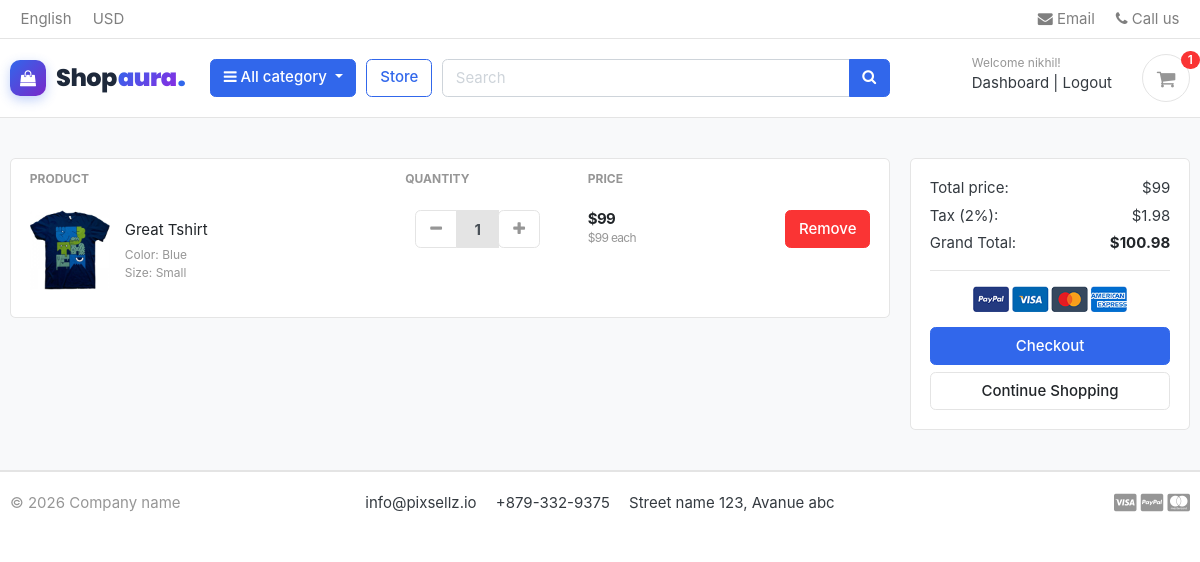
Screenshot of /cart/ (signed in) with the database file from the repository.
### accounts/models.py (models this page shows, shortened)
class Account(AbstractBaseUser):
    first_name   = models.CharField(max_length=50)
    last_name    = models.CharField(max_length=50)
    username     = models.CharField(max_length=50, unique=True)
    email        = models.EmailField(max_length=100, unique=True)
    phone_number = models.CharField(max_length=10)
    date_joined  = models.DateTimeField(auto_now_add=True)
    last_login   = models.DateTimeField(auto_now_add=True)
    is_admin     = models.BooleanField(default=False)
    is_staff     = models.BooleanField(default=False)
    is_active    = models.BooleanField(default=False)
    is_superadmin= models.BooleanField(default=False)
    USERNAME_FIELD  = 'email'
    REQUIRED_FIELDS = ['username', 'first_name', 'last_name']
    objects = MyAccountManager()

### carts/models.py (models this page shows, shortened)
class Cartitem(models.Model):
    user       = models.ForeignKey('accounts.Account', on_delete=models.CASCADE, null=True)
    product    = models.ForeignKey(Product, on_delete=models.CASCADE)
    variations = models.ManyToManyField(Variation, blank=True)
    cart       = models.ForeignKey(Cart, on_delete=models.CASCADE)
    quantity   = models.IntegerField()
    is_active  = models.BooleanField(default=True)
    def sub_total(self):
        return self.product.price * self.quantity

### store/models.py (models this page shows, shortened)
class Product(models.Model):
    product_name = models.CharField(max_length=200, unique=True)
    slug         = models.SlugField(max_length=200, unique=True)
    description  = models.TextField(max_length=500, blank=True)
    price        = models.IntegerField()
    images       = models.ImageField(upload_to='photos/products')
    stock        = models.IntegerField()
    is_available = models.BooleanField(default=True)
    category     = models.ForeignKey(Category, on_delete=models.CASCADE)
    created_date = models.DateTimeField(auto_now_add=True)
    modified_date= models.DateTimeField(auto_now=True)
    def get_url(self):
        return reverse('products_detail', args=[self.category.slug, self.slug])

class Variation(models.Model):
    product            = models.ForeignKey(Product, on_delete=models.CASCADE)
    variation_category = models.CharField(max_length=100, choices=variation_category_choice)
    variation_value    = models.CharField(max_length=100)
    is_active          = models.BooleanField(default=True)
    created_date       = models.DateTimeField(auto_now_add=True)
    objects = VariationManager()

### carts/views.py (the view)
# urls.py: path('', views.cart, name='cart'),
def cart(request, total=0, quantity=0, cart_items=None):
    tax = 0
    grand_total = 0
    try:
        if request.user.is_authenticated:
            cart_items = Cartitem.objects.filter(user=request.user, is_active=True)
        else:
            cart = Cart.objects.get(cart_id=_cart_id(request))
            cart_items = Cartitem.objects.filter(cart=cart, is_active=True)
        for cart_item in cart_items:
            total += (cart_item.product.price * cart_item.quantity)
            quantity += cart_item.quantity
        tax = (2 * total) / 100
        grand_total = total + tax
    except ObjectDoesNotExist:
        pass
    context = {
        'total': total,
        'quantity': quantity,
        'cart_items': cart_items,
        'tax': tax,
        'grand_total': grand_total,
    }
    return render(request, 'store/cart.html', context)

### carts/context_processors.py (called while the page is built)
def counter (request):
    cart_count = 0
    if 'admin' in request.path:
        return{}
    else:
        try:
            cart=Cart.objects.filter(cart_id=_cart_id(request))
            if request.user.is_authenticated:
                cart_items=Cartitem.objects.all().filter(user=request.user)
            else:
                cart_items=Cartitem.objects.all().filter(cart=cart[:1])
            for cart_item in cart_items:
                cart_count+=cart_item.quantity
        except Cart.DoesNotExist:
            cart_count=0
    return dict(cart_count=cart_count)

### carts/views.py (called while the page is built)
def _cart_id(request):
    cart = request.session.session_key
    if not cart:
        request.session.create()
        cart = request.session.session_key
    return cart

### category/context_processors.py (called while the page is built)
def menu_links(request):
    links = Category.objects.all()
    return dict(links=links)

### category/models.py (called while the page is built)
    def get_url(self):
        return reverse('products_by_category', args=[self.slug])

### templates/store/cart.html (shortened to what this page needs)
{% extends 'base.html' %}
{% load static %}
{% block content %}
<section class="section-content padding-y bg">
<div class="container">
{% if not cart_items %}
	<div class="text-center py-5">
		<h2>Your Shopping Cart Is Empty</h2>
		<br>
		<a href="{% url 'store' %}" class="btn btn-primary">Continue Shopping</a>
	</div>
{% else %}
<div class="row">
	<aside class="col-lg-9">
		<div class="card">
			<table class="table table-borderless table-shopping-cart">
				<thead class="text-muted">
					<tr class="small text-uppercase">
						<th scope="col">Product</th>
						<th scope="col" width="120">Quantity</th>
						<th scope="col" width="120">Price</th>
						<th scope="col" class="text-right" width="200"> </th>
					</tr>
				</thead>
				<tbody>
				{% for cart_item in cart_items %}
				<tr>
					<td>
						<figure class="itemside align-items-center">
							<div class="aside">
								<img src="{{ cart_item.product.images.url }}" class="img-sm" alt="{{ cart_item.product.product_name }}">
							</div>
							<figcaption class="info">
								<a href="{{ cart_item.product.get_url }}" class="title text-dark">{{ cart_item.product.product_name }}</a>
								<p class="text-muted small">
									{% if cart_item.variations.all %}
										{% for item in cart_item.variations.all %}
											{{ item.variation_category | capfirst }}: {{ item.variation_value | capfirst }}<br>
										{% endfor %}
									{% endif %}
								</p>
							</figcaption>
						</figure>
					</td>
					<td>
						<div class="col">
							<div class="input-group input-spinner">
								<div class="input-group-prepend">
									<a href="{% url 'remove_cart' cart_item.product.id cart_item.id %}" class="btn btn-light" type="button" id="button-minus">
										<i class="fa fa-minus"></i>
									</a>
								</div>
								<input type="text" class="form-control" value="{{ cart_item.quantity }}" readonly>
								<div class="input-group-append">
									<form action="{% url 'add_cart' cart_item.product.id %}" method="POST">
											<button  class="btn btn-light" type="submit" id="button-plus"><i class="fa fa-plus"></i></button>
									</form>
								</div>
							</div>
						</div>
					</td>
					<td>
						<div class="price-wrap">
							<var class="price">${{ cart_item.sub_total }}</var>
							<small class="text-muted">${{ cart_item.product.price }} each</small>
						</div>
					</td>
					<td class="text-right">
						<a href="{% url 'remove_cart_item' cart_item.product.id cart_item.id %}" onclick="return confirm('Are You Sure You Want To Delete This Item?')" class="btn btn-danger">Remove</a>
					</td>
				</tr>
				{% endfor %}
				</tbody>
			</table>
		</div>
	</aside>
	<aside class="col-lg-3">
		<div class="card">
			<div class="card-body">
				<dl class="dlist-align">
					<dt>Total price:</dt>
					<dd class="text-right">${{ total }}</dd>
				</dl>
				<dl class="dlist-align">
					<dt>Tax (2%):</dt>
					<dd class="text-right">${{ tax }}</dd>
				</dl>
				<dl class="dlist-align">
					<dt>Grand Total:</dt>
					<dd class="text-right text-dark b"><strong>${{ grand_total }}</strong></dd>
				</dl>
				<hr>
				<p class="text-center mb-3">
					<img src="{% static './images/misc/payments.png' %}" height="26" alt="Payment Methods">
				</p>
				<a href="{% url 'checkout' %}" class="btn btn-primary btn-block">Checkout</a>
				<a href="{% url 'store' %}" class="btn btn-light btn-block">Continue Shopping</a>
			</div>
		</div>
	</aside>
</div>
{% endif %}
</div>
</section>
{% endblock %}

### templates/includes/navbar.html (shortened to what this page needs)
<header class="section-header">
	<nav class="navbar p-md-0 navbar-expand-sm navbar-light border-bottom">
		<div class="container">
			<div class="collapse navbar-collapse" id="navbarTop4">
				<ul class="navbar-nav mr-auto">
					<li class="nav-item dropdown">
						<a href="#" class="nav-link"> English </a>
					</li>
					<li class="nav-item dropdown">
						<a href="#" class="nav-link"> USD </a>
					</li>
				</ul>
				<ul class="navbar-nav">
					<li><a href="#" class="nav-link"> <i class="fa fa-envelope"></i> Email </a></li>
					<li><a href="#" class="nav-link"> <i class="fa fa-phone"></i> Call us </a></li>
				</ul>
			</div>
		</div>
	</nav>
	<section class="header-main border-bottom">
		<div class="container">
			<div class="row align-items-center">
				<div class="col-lg-2 col-md-3 col-6">
					<a href="{% url 'home' %}" class="brand-wrap brand-logo-wrap">
						<span class="brand-icon">
							<i class="fa fa-shopping-bag"></i>
						</span>
						<span class="brand-text">
							Shop<span class="brand-aura">aura</span><span class="brand-dot">.</span>
						</span>
					</a>
				</div>
				<div class="col-lg col-sm col-md col-6 flex-grow-0">
					<div class="category-wrap dropdown d-inline-block float-right">
						<button type="button" class="btn btn-primary dropdown-toggle" data-toggle="dropdown">
							<i class="fa fa-bars"></i> All category
						</button>
					</div>
				</div>
				<a href="{% url 'store' %}" class="btn btn-outline-primary">Store</a>
				<div class="col-lg col-md-6 col-sm-12 col">
					<form action="{% url 'search' %}" class="search" method="GET">
						<div class="input-group w-100">
							<input type="text" class="form-control" style="width:60%;" placeholder="Search" name="keyword">
							<div class="input-group-append">
								<button class="btn btn-primary" type="submit">
									<i class="fa fa-search"></i>
								</button>
							</div>
						</div>
					</form>
				</div>
				<div class="col-lg-3 col-sm-6 col-8 order-2 order-lg-3">
					<div class="d-flex justify-content-end mb-3 mb-lg-0">
						{% if user.id is None %}
						<div class="widget-header">
							<small class="title text-muted">Welcome guest!</small>
							<div>
								<a href="{% url 'signin' %}">Sign in</a> <span class="dark-transp"> | </span>
								<a href="{% url 'register' %}">Register</a>
							</div>
						</div>
						{% else %}
						<div class="widget-header">
							<small class="title text-muted">Welcome {{ user.first_name }}!</small>
							<div>
								<a href="{% url 'dashboard' %}">Dashboard</a> <span class="dark-transp"> | </span>
								<a href="{% url 'logout' %}">Logout</a>
							</div>
						</div>
						{% endif %}
						<a href="{% url 'cart' %}" class="widget-header pl-3 ml-3">
							<div class="icon icon-sm rounded-circle border"><i class="fa fa-shopping-cart"></i></div>
							<span class="badge badge-pill badge-danger notify">{{ cart_count }}</span>
						</a>
					</div>
				</div>
			</div>
		</div>
	</section>
</header>

### shopaura/static/css/ui.css (style rules this page uses)
html { font-family: "Inter", sans-serif; font-size: 15px; }
.price-wrap { letter-spacing: -0.7px; }
.icon-xs, .icon-sm, .icon-md, .icon-lg { display: inline-block; text-align: center; flex-shrink: 0; flex-grow: 0; }
.icon-sm { width: 48px; height: 48px; line-height: 48px !important; font-size: 20px; }
.img-xs, .img-sm, .img-md, .img-lg { -o-object-fit: cover; object-fit: cover; flex-shrink: 0; flex-grow: 0; }
.img-sm { width: 80px; height: 80px; }
.padding-y { padding-top: 40px; padding-bottom: 40px; }
var { font-style: normal; }
figure { margin-bottom: 0; }
.bg { background-color: #f8f9fa; }
.b { font-weight: 600; }
p:last-child { margin-bottom: 0; }
.header-main { position: relative; padding-top: 1rem; padding-bottom: 1rem; }
.brand-logo-wrap { display: inline-flex; align-items: center; text-decoration: none !important; gap: 10px; padding: 2px 0; transition: all 0.25s ease; }
.brand-logo-wrap .brand-icon { display: inline-flex; align-items: center; justify-content: center; width: 36px; height: 36px; border-radius: 10px; background: linear-gradient(135deg, #3167eb 0%, #7928ca 100%); color: #ffffff; font-size: 16px; box-shadow: 0 4px 12px rgba(49, 103, 235, 0.3); transition: transform 0.3s cubic-bezier(0.34, 1.56, 0.64, 1), box-shadow 0.3s ease; flex-shrink: 0; }
.brand-logo-wrap .brand-text { font-family: 'Poppins', -apple-system, BlinkMacSystemFont, 'Segoe UI', Roboto, sans-serif; font-size: 24px; font-weight: 800; line-height: 1; letter-spacing: -0.5px; color: #1e293b; display: inline-flex; align-items: baseline; white-space: nowrap; user-select: none; }
.brand-logo-wrap .brand-aura { background: linear-gradient(135deg, #3167eb 0%, #8a2be2 100%); -webkit-background-clip: text; -webkit-text-fill-color: transparent; background-clip: text; font-weight: 900; margin-left: 1px; transition: filter 0.3s ease; }
.brand-logo-wrap .brand-dot { color: #3167eb; font-size: 26px; line-height: 0; font-weight: 900; margin-left: 1px; }
.widget-header { display: inline-block; vertical-align: middle; position: relative; }
.widget-header a { color: #343a40; }
.widget-header i { color: #969696; }
.widget-header .title { display: block; }
.widget-header .notify { position: absolute; top: -3px; right: -10px; }
.btn-light { background-color: #fff; border-color: #e4e4e4; }
.btn-light i { color: #969696; }
.itemside { position: relative; display: flex; width: 100%; }
.itemside .aside { position: relative; flex-shrink: 0; }
.itemside .info { padding-left: 15px; padding-right: 7px; }
.itemside p { margin-bottom: 0; }
.itemside .title { display: block; margin-bottom: 5px; color: #212529; }
[class*=dlist-] { margin-bottom: 5px; }
[class*=dlist-] dd { margin-bottom: 0; }
.dlist-align { display: flex; }
.dlist-align dt { width: 150px; word-wrap: break-word; font-weight: normal; }
.dlist-align dd { flex-grow: 1; }
.notify { position: absolute; top: -4px; right: -10px; display: inline-block; padding: 0.25em 0.6em; font-size: 12px; line-height: 1; text-align: center; border-radius: 3rem; color: #fff; background-color: #fa3434; }
.price { font-weight: 600; color: #212529; }
.input-spinner { width: 125px; flex-wrap: nowrap; display: inline-flex; vertical-align: middle; }
.input-spinner input.form-control { text-align: center; max-width: 46px; font-weight: bold; flex-basis: 46px; border-color: #e4e4e4; flex-grow: 0; }
.input-spinner .btn { width: 42px; text-align: center; padding-left: 0.5rem; padding-right: 0.5rem; }
.table-shopping-cart.table td, .table-shopping-cart.table th { padding-left: 1.25rem; padding-right: 1.25rem; }
.table-shopping-cart .price-wrap { line-height: 1.2; }
.table-shopping-cart .price { font-weight: bold; margin-right: 5px; display: block; }

### rows the page displays
Account: first_name "nikhil"
Cartitem: product.images (picture), product.product_name "Great Tshirt", quantity "1", sub_total "99", product.price "99"
Variation: variation_category "Color", variation_value "Blue"
Variation: variation_category "Size", variation_value "Small"

### other values shown
{{ cart_count }} "1"
{{ total }} "99"
{{ tax }} "1.98"
{{ grand_total }} "100.98"
